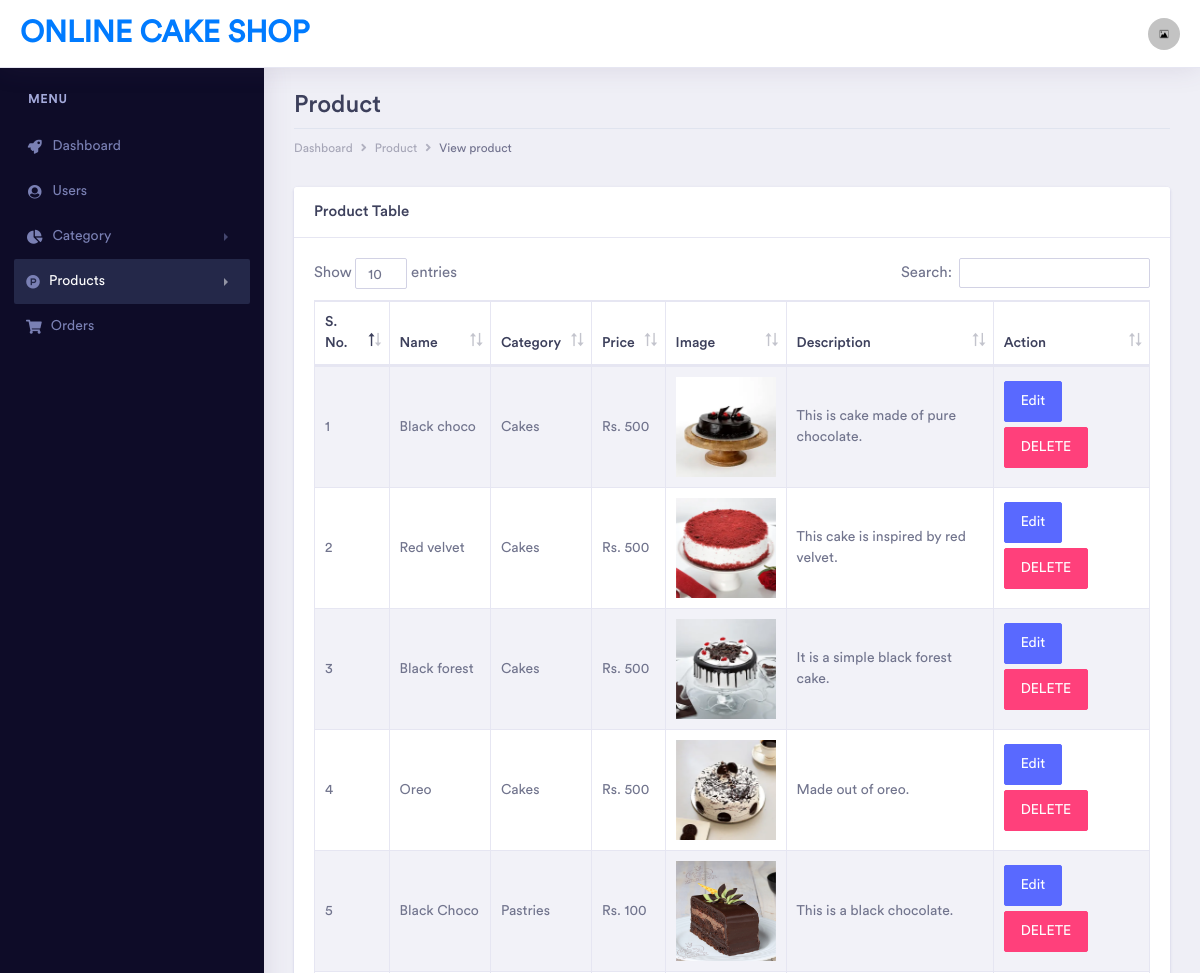
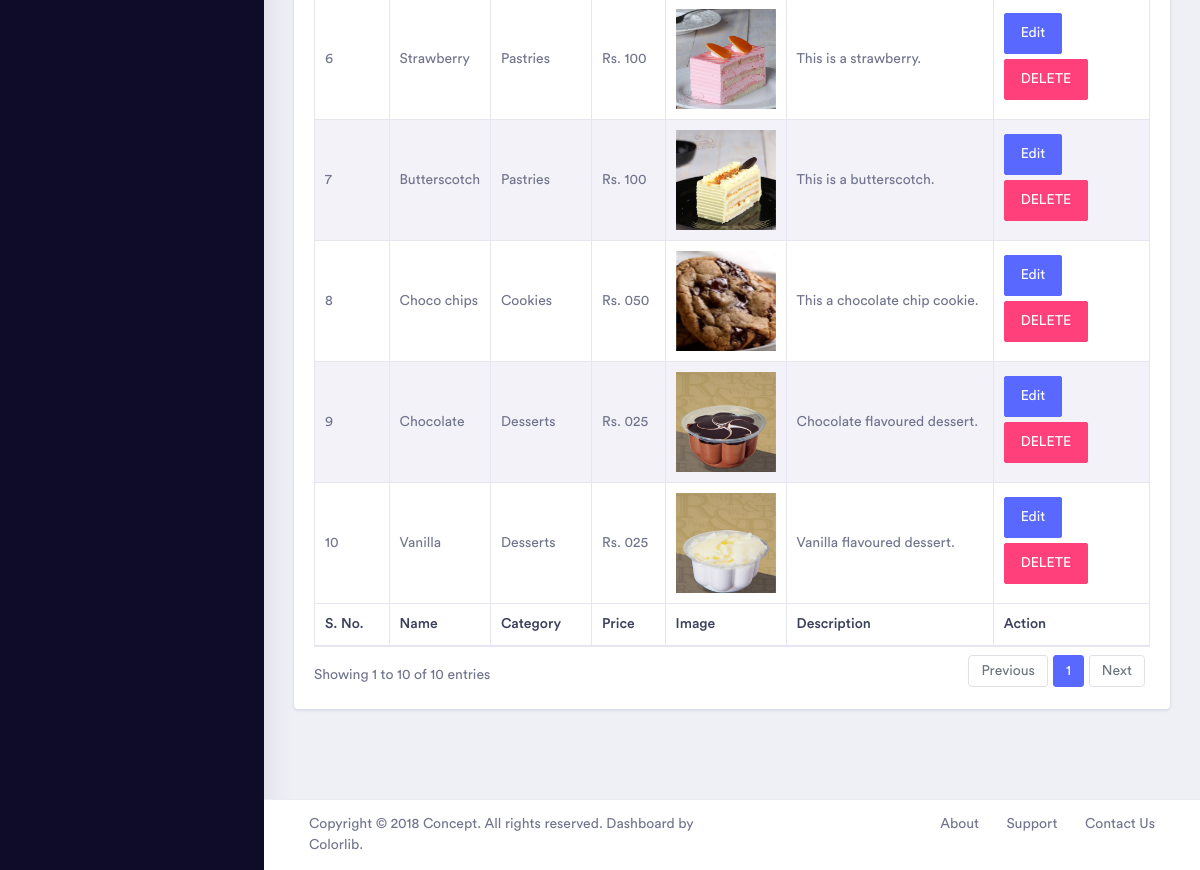
The page /onlinecakeshop/admin/view_product.php (signed in) on the database its author committed (2 pictures, top to bottom).
### tables this page shows
CREATE TABLE `cake_shop_product` (
  `product_id` int(11) NOT NULL,
  `product_name` varchar(100) NOT NULL,
  `product_category` int(11) NOT NULL,
  `product_price` varchar(100) NOT NULL,
  `product_description` varchar(300) NOT NULL,
  `product_image` varchar(300) NOT NULL
);

CREATE TABLE `cake_shop_category` (
  `category_id` int(11) NOT NULL,
  `category_name` varchar(100) NOT NULL,
  `category_image` varchar(200) NOT NULL
);

### onlinecakeshop/admin/view_product.php (the view, shortened to what this page needs)
<?php
if (isset($_SESSION['user_admin_id']) && $_SESSION['user_admin_id'] != null) {
?>
<!doctype html>
<html lang="en">
<head>
    <link rel="stylesheet" href="../css/bootstrap.min.css">
    <link href="../fonts/circular-std/style.css" rel="stylesheet">
    <link rel="stylesheet" href="../css/style.css">
    <link rel="stylesheet" href="../fonts/fontawesome/css/fontawesome-all.css">
    <link rel="stylesheet" href="../css/dataTables.bootstrap4.css">
    <link rel="stylesheet" type="text/css" href="../css/owl.carousel.min.css">
    <link rel="stylesheet" type="text/css" href="../css/owl.theme.default.min.css">
    <link rel="stylesheet" href="../css/inputmask.css">
</head>
<body>
    <div class="dashboard-main-wrapper">
       <div class="dashboard-header">
            <nav class="navbar navbar-expand-lg bg-white fixed-top">
                <a class="navbar-brand" href="#">Online Cake Shop</a>
                <div class="collapse navbar-collapse" id="navbarSupportedContent">
                    <ul class="navbar-nav ml-auto navbar-right-top">
                        <li class="nav-item dropdown nav-user">
                            <a class="nav-link nav-user-img" href="#" id="navbarDropdownMenuLink2" data-toggle="dropdown" aria-haspopup="true" aria-expanded="false"><img src="../uploads/default-image.jpg" alt="" class="user-avatar-md rounded-circle"></a>
                        </li>
                    </ul>
                </div>
            </nav>
        </div>
      <div class="nav-left-sidebar sidebar-dark">
            <div class="menu-list">
                <nav class="navbar navbar-expand-lg navbar-light">
                    <div class="collapse navbar-collapse" id="navbarNav">
                        <ul class="navbar-nav flex-column">
                            <li class="nav-divider">
                                Menu
                            </li>
                            <li class="nav-item ">
                                <a class="nav-link" href="dashboard.php"><i class="fa fa-fw fa-rocket"></i>Dashboard</a>
                            </li>
                            <li class="nav-item">
                                <a class="nav-link" href="view_users.php"><i class="fa fa-fw fa-user-circle"></i>Users</a>
                            </li>
                            <li class="nav-item">
                                <a class="nav-link" href="#" data-toggle="collapse" aria-expanded="false" data-target="#submenu-3" aria-controls="submenu-3"><i class="fas fa-fw fa-chart-pie"></i>Category</a>
                            </li>
                            <li class="nav-item ">
                                <a class="nav-link active" href="#" data-toggle="collapse" aria-expanded="false" data-target="#submenu-4" aria-controls="submenu-4"><i class="fab fa-product-hunt
"></i>Products</a>
                            </li>
                            <li class="nav-item">
                                <a class="nav-link" href="view_orders.php"><i class="fas fa-shopping-cart
"></i>Orders</a>
                            </li>
                        </ul>
                    </div>
                </nav>
            </div>
        </div>
        <div class="dashboard-wrapper">
            <div class="container-fluid dashboard-content">
                <div class="row">
                    <div class="col-xl-12 col-lg-12 col-md-12 col-sm-12 col-12">
                        <div class="page-header">
                            <h2 class="pageheader-title">Product</h2>
                            <div class="page-breadcrumb">
                                <nav aria-label="breadcrumb">
                                    <ol class="breadcrumb">
                                        <li class="breadcrumb-item"><a href="dashboard.php" class="breadcrumb-link">Dashboard</a></li>
                                        <li class="breadcrumb-item"><a href="#" class="breadcrumb-link">Product</a></li>
                                        <li class="breadcrumb-item active" aria-current="page">View product</li>
                                    </ol>
                                </nav>
                            </div>
                        </div>
                    </div>
                </div>
                <div class="row">
                    <div class="col-xl-12 col-lg-12 col-md-12 col-sm-12 col-12">
                        <div class="card">
                            <h5 class="card-header">Product Table</h5>
                            <div class="card-body">
                                <div class="table-responsive">
                                    <table class="table table-striped table-bordered first">
                                        <thead>
                                            <tr>
                                                <th>S. No.</th>
                                                <th>Name</th>
                                                <th>Category</th>
                                                <th>Price</th>
                                                <th>Image</th>
                                                <th>Description</th>
                                                <th>Action</th>
                                            </tr>
                                        </thead>
                                        <tbody>
                                            <?php
                                            require_once('../config.php');
                                            $select = "SELECT cake_shop_product.*, cake_shop_category.category_name FROM cake_shop_product JOIN cake_shop_category ON cake_shop_product.product_category = cake_shop_category.category_id";
                                            $query = mysqli_query($conn, $select);
                                            $i = 1;
                                            while ($res = mysqli_fetch_assoc($query)) {
                                            ?>
                                            <tr>
                                                <td><?php echo $i++;?></td>
                                                <td><?php echo $res['product_name'];?></td>
                                                <td><?php echo $res['category_name'];?></td>
                                                <td>Rs. <?php echo $res['product_price'];?></td>
                                                <td>
                                                	<?php
                                                	$file_array = explode(', ', $res['product_image']);
                                                	?>
                                                    <div class="owl-carousel owl-theme" style="width: 100px;">
                                                	<?php
                                                	for ($j=0; $j < count($file_array); $j++) {
                                                	?>
                                                    <div class="item">
                                                	<img src="../uploads/<?php echo $file_array[$j];?>" height="100px" width="100px">
                                                    </div>
                                                	<?php
                                                	}
                                                	?>
                                                    </div>
                                                </td>
                                                <td><?php echo $res['product_description'];?></td>
                                                <td>
                                                    <button data-toggle="modal" data-target="#exampleModal" class="btn btn-space btn-primary" onclick="edit_prod(<?php echo $res['product_id'];?>)">Edit</button>
                                                    <button onclick="delete_prod(<?php echo $res['product_id'];?>)" class="btn btn-space btn-secondary">DELETE</button>
                                                </td>
                                            </tr>
                                            <?php } ?>
                                        </tbody>
                                        <tfoot>
                                            <tr>
                                                <th>S. No.</th>
                                                <th>Name</th>
                                                <th>Category</th>
                                                <th>Price</th>
                                                <th>Image</th>
                                                <th>Description</th>
                                                <th>Action</th>
                                            </tr>
                                        </tfoot>
                                    </table>
                                </div>
                            </div>
                        </div>
                    </div>
                </div>
            </div>
            <div class="footer">
                <div class="container-fluid">
                    <div class="row">
                        <div class="col-xl-6 col-lg-6 col-md-12 col-sm-12 col-12">
                            Copyright © 2018 Concept. All rights reserved. Dashboard by <a href="https://colorlib.com/wp/">Colorlib</a>.
                        </div>
                        <div class="col-xl-6 col-lg-6 col-md-12 col-sm-12 col-12">
                            <div class="text-md-right footer-links d-none d-sm-block">
                                <a href="javascript: void(0);">About</a>
                                <a href="javascript: void(0);">Support</a>
                                <a href="javascript: void(0);">Contact Us</a>
                            </div>
                        </div>
                    </div>
                </div>
            </div>
        </div>
    </div>
</body>
</html>
<?php
}
else {
    header("Location: index.php");
}
?>

### rows shown on the page
cake_shop_product: product_name "Black choco", cake_shop_category.category_name "Cakes", product_price "500", product_description "This is cake made of pure chocolate."
cake_shop_product: product_name "Red velvet", cake_shop_category.category_name "Cakes", product_price "500", product_description "This cake is inspired by red velvet."
cake_shop_product: product_name "Black forest", cake_shop_category.category_name "Cakes", product_price "500", product_description "It is a simple black forest cake."
cake_shop_product: product_name "Oreo", cake_shop_category.category_name "Cakes", product_price "500", product_description "Made out of oreo."
cake_shop_product: product_name "Black Choco", cake_shop_category.category_name "Pastries", product_price "100", product_image (picture), product_description "This is a black chocolate."
cake_shop_product: product_name "Strawberry", cake_shop_category.category_name "Pastries", product_price "100", product_image (picture), product_description "This is a strawberry."
cake_shop_product: product_name "Butterscotch", cake_shop_category.category_name "Pastries", product_price "100", product_image (picture), product_description "This is a butterscotch."
cake_shop_product: product_name "Choco chips", cake_shop_category.category_name "Cookies", product_price "050", product_image (picture), product_description "This a chocolate chip cookie."
cake_shop_product: product_name "Chocolate", cake_shop_category.category_name "Desserts", product_price "025", product_image (picture), product_description "Chocolate flavoured dessert."
cake_shop_product: product_name "Vanilla", cake_shop_category.category_name "Desserts", product_price "025", product_image (picture), product_description "Vanilla flavoured dessert."
